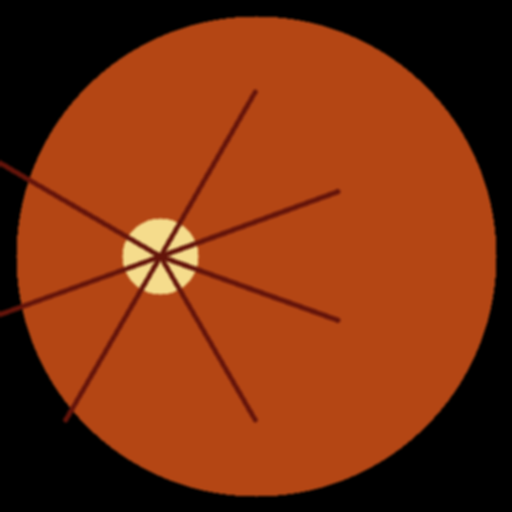
#> input picture assets/sample_fundus/sample_grade0_normal.png, 512 x 512 px
$ python -i preprocessing.py   (imports and definitions only)
#> lines starting #> are read from the running program, lines starting #| are printed output that depends on the picture; after the words box and inside, x2 and y2 are one past the last pixel; in counts of white or black regions, pixels touching at a corner belong together
"""Fundus image preprocessing pipeline for DR grading.

Implements Ben Graham's preprocessing technique (Kaggle DR winner),
CLAHE contrast enhancement, and circular cropping for robust
handling of variable-quality portable fundus camera images.
"""
from __future__ import annotations

import cv2
import numpy as np
from PIL import Image


def circle_crop (image :np .ndarray )->np .ndarray :
    """Crop the fundus image to its circular region of interest.

    Detects the circular boundary of the fundus photograph and removes
    the black border regions, which vary across camera models.

    Args:
        image: BGR image as numpy array (H, W, 3).

    Returns:
        Cropped BGR image containing only the circular ROI.
    """
    gray =cv2 .cvtColor (image ,cv2 .COLOR_BGR2GRAY )

    _ ,thresh =cv2 .threshold (gray ,10 ,255 ,cv2 .THRESH_BINARY )


    contours ,_ =cv2 .findContours (thresh ,cv2 .RETR_EXTERNAL ,cv2 .CHAIN_APPROX_SIMPLE )
    if not contours :
        return image

    largest =max (contours ,key =cv2 .contourArea )
    x ,y ,w ,h =cv2 .boundingRect (largest )


    pad =5
    x =max (0 ,x -pad )
    y =max (0 ,y -pad )
    w =min (image .shape [1 ]-x ,w +2 *pad )
    h =min (image .shape [0 ]-y ,h +2 *pad )

    return image [y :y +h ,x :x +w ]


def apply_clahe (
image :np .ndarray ,
clip_limit :float =2.0 ,
tile_grid_size :tuple [int ,int ]=(8 ,8 ),
)->np .ndarray :
    """Apply Contrast Limited Adaptive Histogram Equalization (CLAHE).

    Enhances local contrast in the fundus image, which is critical for
    detecting subtle lesions (microaneurysms, hard exudates) in images
    from portable/low-cost fundus cameras.

    Args:
        image: BGR image as numpy array.
        clip_limit: CLAHE clip limit for contrast limiting.
        tile_grid_size: Size of the grid for histogram equalization.

    Returns:
        Contrast-enhanced BGR image.
    """

    lab =cv2 .cvtColor (image ,cv2 .COLOR_BGR2LAB )
    l_channel ,a_channel ,b_channel =cv2 .split (lab )

    clahe =cv2 .createCLAHE (clipLimit =clip_limit ,tileGridSize =tile_grid_size )
    l_enhanced =clahe .apply (l_channel )

    lab_enhanced =cv2 .merge ([l_enhanced ,a_channel ,b_channel ])
    return cv2 .cvtColor (lab_enhanced ,cv2 .COLOR_LAB2BGR )


def ben_graham_preprocessing (
image :np .ndarray ,
sigma :int =30 ,
alpha :float =4.0 ,
beta :float =-4.0 ,
gamma :int =128 ,
)->np .ndarray :
    """Apply Ben Graham's preprocessing technique.

    This method, used by the winner of the Kaggle Diabetic Retinopathy
    competition, subtracts the local average color and rescales to enhance
    vessel and lesion visibility while normalizing illumination.

    Reference: https://www.kaggle.com/c/diabetic-retinopathy-detection

    Args:
        image: BGR image as numpy array.
        sigma: Gaussian blur sigma for local average estimation.
        alpha: Weight for the original image.
        beta: Weight for the Gaussian-blurred image (negative to subtract).
        gamma: Scalar added to the result.

    Returns:
        Preprocessed BGR image with enhanced contrast.
    """
    blurred =cv2 .GaussianBlur (image ,(0 ,0 ),sigma )
    enhanced =cv2 .addWeighted (image ,alpha ,blurred ,beta ,gamma )
    return enhanced


def preprocess_fundus (
image :np .ndarray ,
size :int =384 ,
apply_ben_graham :bool =True ,
apply_clahe_enhancement :bool =True ,
)->np .ndarray :
    """Full preprocessing pipeline for a single fundus image.

    Pipeline:
        1. Circle crop (remove black borders)
        2. Ben Graham's color normalization (optional)
        3. CLAHE contrast enhancement (optional)
        4. Resize to target dimensions

    Args:
        image: BGR image as numpy array (from cv2.imread).
        size: Target output size (square).
        apply_ben_graham: Whether to apply Ben Graham's preprocessing.
        apply_clahe_enhancement: Whether to apply CLAHE.

    Returns:
        Preprocessed BGR image of shape (size, size, 3).
    """

    image =circle_crop (image )


    if apply_ben_graham :
        image =ben_graham_preprocessing (image )


    if apply_clahe_enhancement :
        image =apply_clahe (image )


    image =cv2 .resize (image ,(size ,size ),interpolation =cv2 .INTER_AREA )

    return image


def load_and_preprocess (
image_path :str ,
size :int =384 ,
)->np .ndarray :
    """Load an image from disk and apply the full preprocessing pipeline.

    Args:
        image_path: Path to the fundus image file.
        size: Target output size.

    Returns:
        Preprocessed BGR image.

    Raises:
        FileNotFoundError: If the image file does not exist.
        ValueError: If the image cannot be loaded.
    """
    image =cv2 .imread (str (image_path ))
    if image is None :
        raise ValueError (f"Failed to load image: {image_path}")
    return preprocess_fundus (image ,size =size )


def preprocess_for_inference (
image :np .ndarray |str ,
size :int =384 ,
)->np .ndarray :
    """Preprocess a fundus image and convert to model-ready tensor format.

    Returns a float32 numpy array in CHW format with ImageNet normalization,
    ready to be wrapped in torch.from_numpy().

    Args:
        image: BGR image array or path to image file.
        size: Target size.

    Returns:
        Float32 array of shape (3, size, size) with ImageNet normalization.
    """
    if isinstance (image ,str ):
        image =load_and_preprocess (image ,size =size )
    else :
        image =preprocess_fundus (image ,size =size )


    image =cv2 .cvtColor (image ,cv2 .COLOR_BGR2RGB )


    image =image .astype (np .float32 )/255.0
    mean =np .array ([0.485 ,0.456 ,0.406 ],dtype =np .float32 )
    std =np .array ([0.229 ,0.224 ,0.225 ],dtype =np .float32 )
    image =(image -mean )/std


    image =np .transpose (image ,(2 ,0 ,1 ))

    return image

>>> import cv2
>>> picture = cv2.imread('../../assets/sample_fundus/sample_grade0_normal.png')
#> picture is the input picture: shape (512, 512, 3); mean B, G, R 15.1, 49.1, 123.3
>>> result = preprocess_for_inference(picture)
#> in circle_crop, `gray =cv2 .cvtColor (image ,cv2 .COLOR_BGR2GRAY )`:
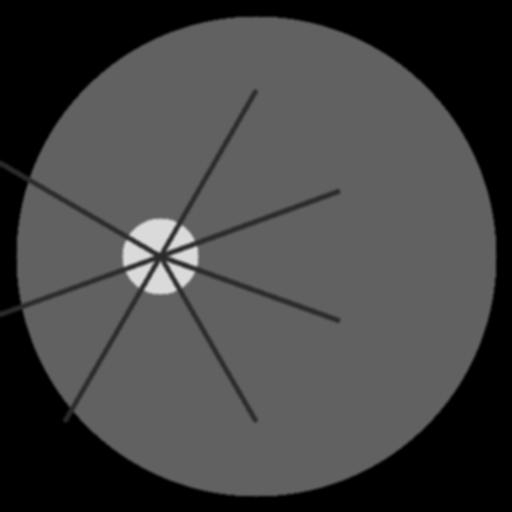
#> gray: shape (512, 512); min 0, max 218, mean 67.3
#> in circle_crop, `_ ,thresh =cv2 .threshold (gray ,10 ,255 ,cv2 .THRESH_BINARY )`:
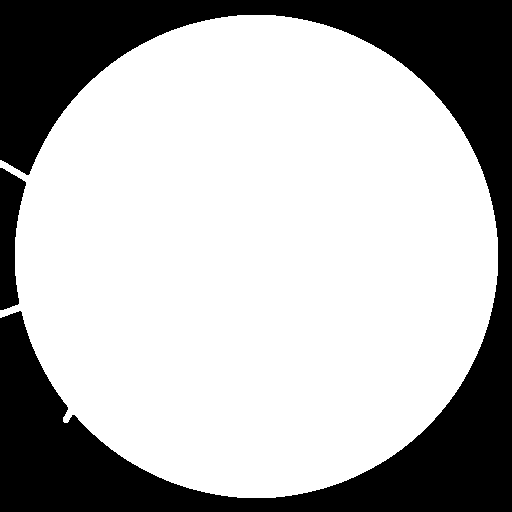
#> thresh: shape (512, 512); 70.1% white; 2 black regions
#> in circle_crop, `contours ,_ =cv2 .findContours (thresh ,cv2 .RETR_EXTERNAL ,cv2 .CHAIN..`: contours = 1 contour; box (x1, y1, x2, y2) and area: (0, 15, 498, 498) 182935
#> in circle_crop, `largest =max (contours ,key =cv2 .contourArea )`: largest = contour of 776 points, box (x1, y1, x2, y2) (0, 15, 498, 498), area 182935
#> in circle_crop, `x ,y ,w ,h =cv2 .boundingRect (largest )`: x = 0; y = 15; w = 498; h = 483
#> in circle_crop, `y =max (0 ,y -pad )`: y = 10
#> in circle_crop, `w =min (image .shape [1 ]-x ,w +2 *pad )`: w = 508
#> in circle_crop, `h =min (image .shape [0 ]-y ,h +2 *pad )`: h = 493
#> in ben_graham_preprocessing, `blurred =cv2 .GaussianBlur (image ,(0 ,0 ),sigma )`:
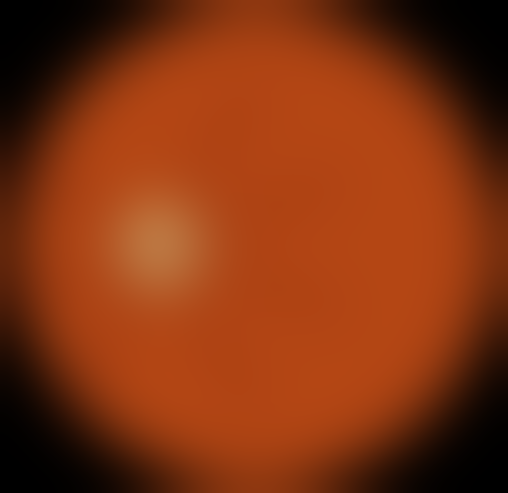
#> blurred: shape (493, 508, 3); mean of channels 0, 1, 2 15.8, 51.4, 129.3; drawn as B, G, R
#> in ben_graham_preprocessing, `enhanced =cv2 .addWeighted (image ,alpha ,blurred ,beta ,gamma )`:
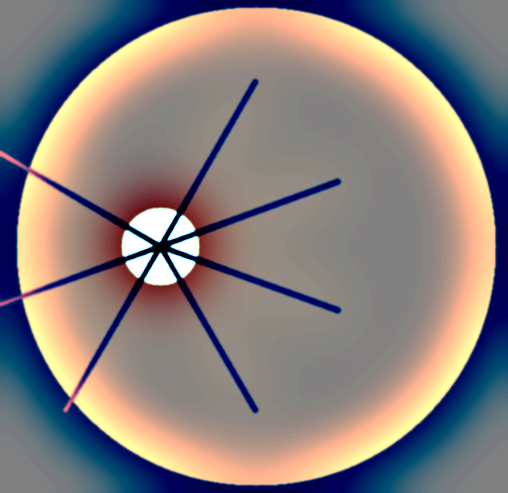
#> enhanced: shape (493, 508, 3); mean of channels 0, 1, 2 125.7, 126.6, 135.2; drawn as B, G, R
#> in apply_clahe, `lab =cv2 .cvtColor (image ,cv2 .COLOR_BGR2LAB )`: lab: shape (493, 508, 3); mean of channels 0, 1, 2 137.2, 135, 129.4
#> in apply_clahe, `l_channel ,a_channel ,b_channel =cv2 .split (lab )`:
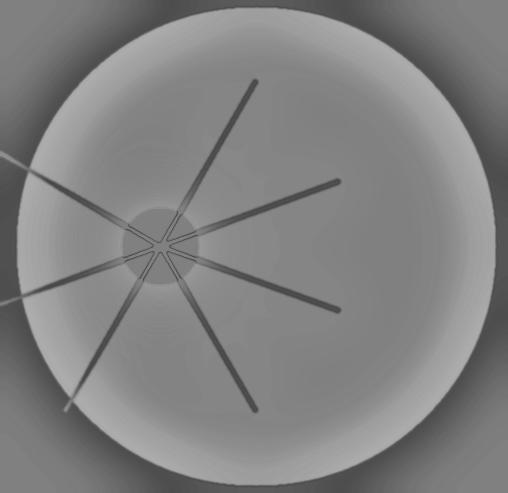
#> b_channel: shape (493, 508); min 71, max 172, mean 129.4
#> in apply_clahe, `l_enhanced =clahe .apply (l_channel )`:
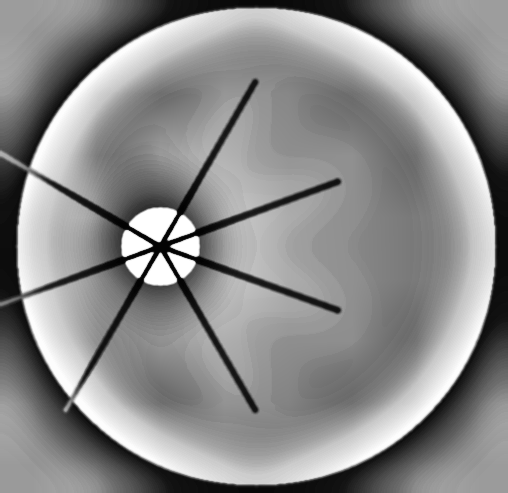
#> l_enhanced: shape (493, 508); min 2, max 255, mean 138.4
#> in apply_clahe, `lab_enhanced =cv2 .merge ([l_enhanced ,a_channel ,b_channel ])`: lab_enhanced: shape (493, 508, 3); mean of channels 0, 1, 2 138.4, 135, 129.4
#> in preprocess_for_inference, `image =(image -mean )/std`:
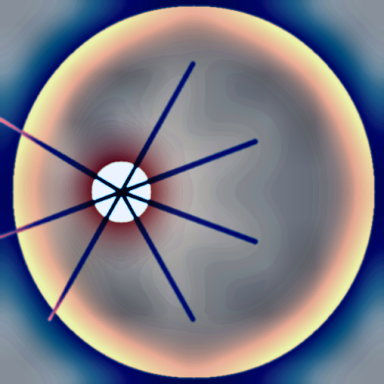
#> image: shape (384, 384, 3) float32; mean R, G, B 0.23, 0.205, 0.409; drawn with min black and max white
